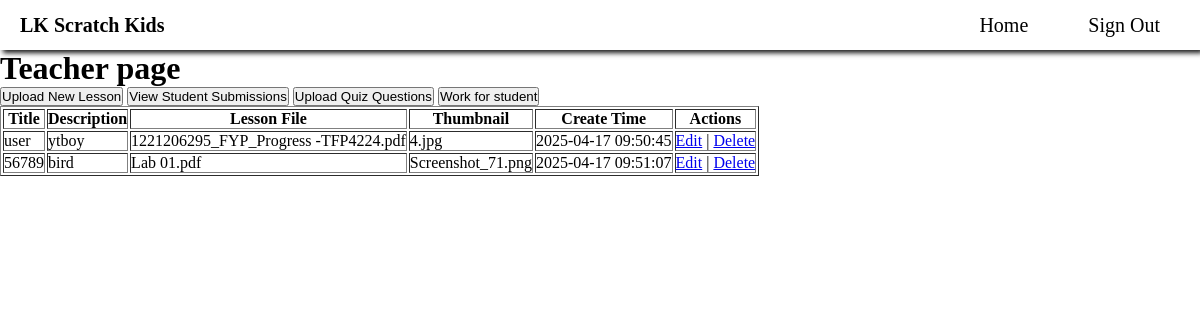
/teacher/Main_page.php, run on the app's committed database.
### tables this page shows
CREATE TABLE `lessons` (
  `lesson_id` int(11) NOT NULL,
  `title` varchar(255) NOT NULL,
  `description` text DEFAULT NULL,
  `create_time` timestamp NOT NULL DEFAULT current_timestamp(),
  `thumbnail_name` varchar(255) DEFAULT NULL,
  `thumbnail_path` varchar(255) DEFAULT NULL,
  `lesson_file_name` varchar(255) DEFAULT NULL,
  `file_path` varchar(255) DEFAULT NULL
);

### teacher/Main_page.php (the view, shortened to what this page needs)
<?php
include '../phpfile/connect.php';
include '../resheadAfterLogin.php';
?>
<!DOCTYPE html>
<html lang="en">
<head>
    <link rel="stylesheet" href="../cssfile/reshead.css">
</head>
<body>
    <h1>Teacher page</h1>
    <div class="teacher-options">
        <button onclick="location.href='upload_lesson.php'">Upload New Lesson</button>
        <button onclick="location.href='view_submissions.php'">View Student Submissions</button>
        <button onclick="location.href='quizupload.php'">Upload Quiz Questions</button>
        <button onclick="location.href='availablework.php'">Work for student</button>
    </div>
<?php
$sql = "SELECT lesson_id, title, description, lesson_file_name, thumbnail_name, create_time FROM lessons";
$result = $connect->query($sql);
echo "<table border='1'>
<tr>
    <th>Title</th>
    <th>Description</th>
    <th>Lesson File</th>
    <th>Thumbnail</th>
    <th>Create Time</th>
    <th>Actions</th>
</tr>";
while ($row = $result->fetch_assoc()) {
    echo "<tr>";
    if (isset($edit_id) && $edit_id == $row['lesson_id']) {
        echo "<form method='post' enctype='multipart/form-data'>
              <td><input type='text' name='title' value='" . htmlspecialchars($row['title']) . "'></td>
              <td><input type='text' name='description' value='" . htmlspecialchars($row['description']) . "'></td>
              <td>
                  <input type='file' name='lesson_file' accept='.pdf,.docx'><br>
                  Current: " . htmlspecialchars($row['lesson_file_name']) . "
              </td>
              <td>
                  <input type='file' name='thumbnail' accept='image/png, image/jpeg'><br>
                  Current: " . htmlspecialchars($row['thumbnail_name']) . "
              </td>
              <td>" . htmlspecialchars($row['create_time']) . "</td>
              <td>
                  <input type='hidden' name='lesson_id' value='" . $row['lesson_id'] . "'>
                  <input type='submit' name='update' value='Save'>
              </td>
              </form>";
    } else {
        echo "<td>" . htmlspecialchars($row['title']) . "</td>";
        echo "<td>" . htmlspecialchars($row['description']) . "</td>";
        echo "<td>" . htmlspecialchars($row['lesson_file_name']) . "</td>";
        echo "<td>" . htmlspecialchars($row['thumbnail_name']) . "</td>";
        echo "<td>" . htmlspecialchars($row['create_time']) . "</td>";
        echo "<td>
                <a href='Main_page.php?edit_id=" . $row['lesson_id'] . "'>Edit</a> |
                <a href='Main_page.php?id=" . $row['lesson_id'] . "' onclick=\"return confirm('Are you sure you want to delete this lesson?');\">Delete</a>
              </td>";
    }
    echo "</tr>";
}
echo "</table>";
?>
</body>
</html>

### cssfile/headeraf.css (style rules this page uses)
body { background-image: url(../img_logo/???); background-size: cover; background-repeat: no-repeat; background-position: center; font-family: 'Times New Roman', Times, serif; }

### cssfile/reshead.css (style rules this page uses)
body { background-image: url(../img_logo/???); background-size: cover; background-repeat: no-repeat; background-position: center; font-family: 'Times New Roman', Times, serif; }

### cssfile/global.css (style rules this page uses)
:root { --primary-color: #44195e; --secondary-color: #9101df; --third-color: #eaefff; --text-dark: black; --text-light: rgb(97, 97, 97); --white: white; --grey: #e0e0e0; }
* { margin: 0; padding: 0; }
body, html { min-height: 100vh; color: #000; }

### data on the page
lessons: title "user", description "ytboy", lesson_file_name "1221206295_FYP_Progress -TFP4224.pdf", thumbnail_name "4.jpg", create_time "2025-04-17 09:50:45"
lessons: title "56789", description "bird", lesson_file_name "Lab 01.pdf", thumbnail_name "Screenshot_71.png", create_time "2025-04-17 09:51:07"
